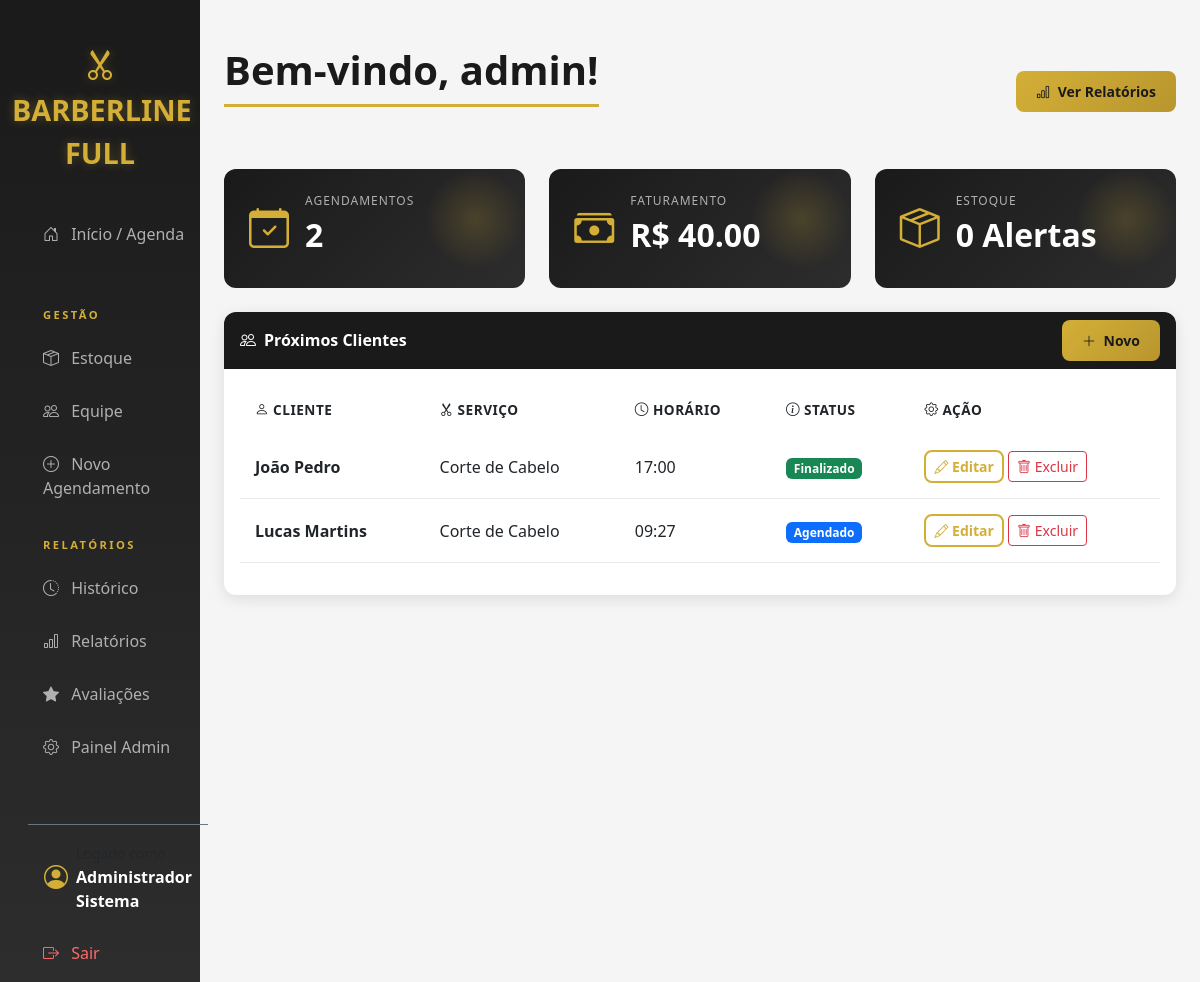
Screenshot of / (signed in) with the database file from the repository.
### usuarios/models.py (models this page shows, shortened)
class Usuario(AbstractUser):
    class Tipo(models.TextChoices):
        ADMIN = 'ADMIN', 'Administrador'
        BARBEIRO = 'BARBEIRO', 'Barbeiro'
        CLIENTE = 'CLIENTE', 'Cliente'
    tipo = models.CharField(
        max_length=20,
        choices=Tipo.choices,
        default=Tipo.CLIENTE
    )
    telefone = models.CharField(max_length=15, blank=True, null=True)

### agendamentos/models.py (models this page shows, shortened)
class Agendamento(models.Model):
    STATUS_CHOICES = [
        ('agendado', 'Agendado'),
        ('confirmado', 'Confirmado'),
        ('em_andamento', 'Em Andamento'),
        ('finalizado', 'Finalizado'),
        ('cancelado', 'Cancelado'),
    ]
    cliente = models.ForeignKey(
        settings.AUTH_USER_MODEL,
        on_delete=models.CASCADE,
        related_name='agendamentos_cliente'
    )
    barbeiro = models.ForeignKey(
        settings.AUTH_USER_MODEL,
        on_delete=models.CASCADE,
        related_name='agendamentos_barbeiro'
    )
    servico = models.ForeignKey(
        Servico,
        on_delete=models.CASCADE
    )
    data_hora = models.DateTimeField()
    status = models.CharField(
        max_length=20,
        choices=STATUS_CHOICES,
        default='agendado'
    )
    observacoes = models.TextField(blank=True, null=True)
    finalizado = models.BooleanField(default=False)

### core/models.py (models this page shows, shortened)
class Servico(models.Model):
    nome = models.CharField(max_length=100)
    descricao = models.TextField(blank=True, null=True)
    preco = models.DecimalField(max_digits=10, decimal_places=2)
    duracao_minutos = models.IntegerField(default=30)

### agendamentos/views.py (the view)
# urls.py: path('', dashboard_barbeiro, name='index'),
@login_required
def dashboard_barbeiro(request):
    agenda = Agendamento.objects.all().order_by('data_hora')
    total_agendamentos = agenda.count()
    faturamento = sum(item.servico.preco for item in agenda if item.finalizado)
    alertas_estoque = Produto.objects.filter(quantidade__lte=5).count()
    context = {
        'agenda': agenda,
        'total_agendamentos': total_agendamentos,
        'faturamento': faturamento,
        'alertas_estoque': alertas_estoque,
    }
    return render(request, 'dashboard.html', context)

### templates/dashboard.html (shortened to what this page needs)
{% extends 'base.html' %}
{% block content %}
<div class="d-flex justify-content-between flex-wrap flex-md-nowrap align-items-center pt-3 pb-2 mb-4">
    <h1 class="page-header">Bem-vindo, {{ user.username }}!</h1>
    <div class="btn-toolbar mb-2 mb-md-0">
        <a href="{% url 'relatorios' %}" class="btn btn-gold btn-sm">
            <i class="bi bi-bar-chart me-1"></i> Ver Relatórios
        </a>
    </div>
</div>
<div class="row mb-4">
    <div class="col-md-4">
        <div class="stat-card">
            <div class="d-flex align-items-center">
                <i class="bi bi-calendar-check stat-icon me-3"></i>
                <div>
                    <h6>Agendamentos</h6>
                    <h3>{{ total_agendamentos }}</h3>
                </div>
            </div>
        </div>
    </div>
    <div class="col-md-4">
        <div class="stat-card">
            <div class="d-flex align-items-center">
                <i class="bi bi-cash-stack stat-icon me-3"></i>
                <div>
                    <h6>Faturamento</h6>
                    <h3>R$ {{ faturamento }}</h3>
                </div>
            </div>
        </div>
    </div>
    <div class="col-md-4">
        <div class="stat-card">
            <div class="d-flex align-items-center">
                <i class="bi bi-box-seam stat-icon me-3"></i>
                <div>
                    <h6>Estoque</h6>
                    <h3>{{ alertas_estoque }} Alertas</h3>
                </div>
            </div>
        </div>
    </div>
</div>
<div class="card">
    <div class="card-header d-flex justify-content-between align-items-center">
        <span><i class="bi bi-people me-2"></i>Próximos Clientes</span>
        <a href="{% url 'novo_agendamento' %}" class="btn btn-gold btn-sm">
            <i class="bi bi-plus-lg me-1"></i> Novo
        </a>
    </div>
    <div class="card-body">
        <div class="table-responsive">
            <table class="table table-hover">
                <thead>
                    <tr>
                        <th><i class="bi bi-person me-1"></i>Cliente</th>
                        <th><i class="bi bi-scissors me-1"></i>Serviço</th>
                        <th><i class="bi bi-clock me-1"></i>Horário</th>
                        <th><i class="bi bi-info-circle me-1"></i>Status</th>
                        <th><i class="bi bi-gear me-1"></i>Ação</th>
                    </tr>
                </thead>
                <tbody>
                    {% for item in agenda %}
                    <tr>
                        <td><strong>{{ item.cliente.first_name }} {{ item.cliente.last_name }}</strong></td>
                        <td>{{ item.servico.nome }}</td>
                        <td>{{ item.data_hora|date:"H:i" }}</td>
                        <td>
                            <span class="badge
                                {% if item.status == 'agendado' %}bg-primary
                                {% elif item.status == 'confirmado' %}bg-info
                                {% elif item.status == 'em_andamento' %}bg-warning
                                {% elif item.status == 'finalizado' %}bg-success
                                {% elif item.status == 'cancelado' %}bg-danger{% endif %}">
                                {{ item.get_status_display }}
                            </span>
                        </td>
                        <td>
                            <a href="{% url 'editar_agendamento' item.id %}" class="btn btn-sm btn-outline-gold">
                                <i class="bi bi-pencil"></i> Editar
                            </a>
                            <a href="{% url 'excluir_agendamento' item.id %}" class="btn btn-sm btn-outline-danger" onclick="return confirm('Tem certeza que deseja excluir este agendamento?')">
                                <i class="bi bi-trash"></i> Excluir
                            </a>
                        </td>
                    </tr>
                    {% endfor %}
                </tbody>
            </table>
        </div>
    </div>
</div>
{% endblock %}

### templates/base.html (shortened to what this page needs)
<!DOCTYPE html>
<html lang="pt-br">
<head>
    <link href="https://cdn.jsdelivr.net/npm/bootstrap@5.3.0/dist/css/bootstrap.min.css" rel="stylesheet">
    <link rel="stylesheet" href="https://cdn.jsdelivr.net/npm/bootstrap-icons@1.11.0/font/bootstrap-icons.css">
</head>
<body>
    <div class="container-fluid">
        <div class="row">
            <nav class="col-md-3 col-lg-2 d-md-block sidebar collapse show">
                <div class="position-sticky">
                    <div class="brand mb-3">
                        <i class="bi bi-scissors"></i><br>
                        BARBERLINE FULL
                    </div>
                    <div class="nav flex-column px-3">
                        <a href="{% url 'dashboard' %}" class="nav-link {% if request.resolver_match.url_name == 'dashboard' %}active{% endif %}">
                            <i class="bi bi-house-door me-2"></i> Início / Agenda
                        </a>
                        {% if user.tipo == 'ADMIN' or user.is_staff %}
                            <div class="sidebar-heading">Gestão</div>
                            <a href="{% url 'estoque' %}" class="nav-link {% if request.resolver_match.url_name == 'estoque' %}active{% endif %}">
                                <i class="bi bi-box-seam me-2"></i> Estoque
                            </a>
                            <a href="{% url 'equipe' %}" class="nav-link {% if request.resolver_match.url_name == 'equipe' %}active{% endif %}">
                                <i class="bi bi-people me-2"></i> Equipe
                            </a>
                            <a href="{% url 'novo_agendamento' %}" class="nav-link">
                                <i class="bi bi-plus-circle me-2"></i> Novo Agendamento
                            </a>
                            <div class="sidebar-heading">Relatórios</div>
                            <a href="{% url 'historico' %}" class="nav-link {% if request.resolver_match.url_name == 'historico' %}active{% endif %}">
                                <i class="bi bi-clock-history me-2"></i> Histórico
                            </a>
                            <a href="{% url 'relatorios' %}" class="nav-link {% if request.resolver_match.url_name == 'relatorios' %}active{% endif %}">
                                <i class="bi bi-bar-chart me-2"></i> Relatórios
                            </a>
                            <a href="{% url 'avaliacoes' %}" class="nav-link {% if request.resolver_match.url_name == 'avaliacoes' or request.resolver_match.url_name == 'nova_avaliacao' %}active{% endif %}">
                                <i class="bi bi-star-fill me-2"></i> Avaliações
                            </a>
                            <a href="{% url 'painel_admin' %}" class="nav-link {% if request.resolver_match.url_name == 'painel_admin' %}active{% endif %}">
                                <i class="bi bi-gear me-2"></i> Painel Admin
                            </a>
                        {% endif %}
                        <div class="mt-4 pt-3 border-top border-secondary">
                            <div class="d-flex align-items-center px-3 mb-3">
                                <i class="bi bi-person-circle fs-4 icon-gold me-2"></i>
                                <div>
                                    <small class="text-muted">Logado como</small>
                                    <div class="fw-bold">{{ user.first_name }} {{ user.last_name }}</div>
                                </div>
                            </div>
                            <form method="post" action="{% url 'logout' %}" style="display:inline;">
                                <button type="submit" class="nav-link logout-btn" style="background:none; border:none; cursor:pointer; width:100%; text-align:left;">
                                    <i class="bi bi-box-arrow-right me-2"></i> Sair
                                </button>
                            </form>
                        </div>
                    </div>
                </div>
            </nav>
            <main class="col-md-9 ms-sm-auto col-lg-10 px-md-4 main-content">
                {% block content %}{% endblock %}
            </main>
        </div>
    </div>
</body>
</html>

### templates/base.html (style rules this page uses)
:root { --primary-black: #1a1a1a; --secondary-black: #2d2d2d; --dark-gray: #404040; --light-gray: #f5f5f5; --white: #ffffff; --gold: #d4af37; --gold-light: #e8c547; --gold-dark: #b8962e; }
body { background-color: var(--light-gray); font-family: 'Segoe UI', Tahoma, Geneva, Verdana, sans-serif; }
.sidebar { min-height: 100vh; background: linear-gradient(180deg, var(--primary-black) 0%, var(--secondary-black) 100%); color: var(--white); padding-top: 20px; box-shadow: 4px 0 15px rgba(0,0,0,0.3); }
.nav-link { color: #b0b0b0; margin-bottom: 5px; transition: all 0.3s ease; border-radius: 8px; padding: 12px 15px; font-weight: 500; }
.sidebar-heading { font-size: 0.7rem; text-transform: uppercase; letter-spacing: .15rem; color: var(--gold); padding: 20px 15px 10px; font-weight: 600; }
.brand { color: var(--gold); font-size: 1.8rem; font-weight: 700; text-align: center; padding: 20px 0; text-shadow: 0 0 10px rgba(212, 175, 55, 0.3); }
.brand i { font-size: 2rem; }
.card { border: none; border-radius: 12px; box-shadow: 0 4px 15px rgba(0,0,0,0.1); transition: transform 0.3s ease, box-shadow 0.3s ease; }
.card-header { background: var(--primary-black); color: var(--white); border-radius: 12px 12px 0 0 !important; font-weight: 600; border: none; }
.btn-gold { background: linear-gradient(135deg, var(--gold) 0%, var(--gold-dark) 100%); color: var(--primary-black); border: none; font-weight: 600; padding: 10px 20px; border-radius: 8px; transition: all 0.3s ease; }
.btn-outline-gold { border: 2px solid var(--gold); color: var(--gold); background: transparent; font-weight: 600; border-radius: 8px; transition: all 0.3s ease; }
.table thead { background: var(--primary-black); color: var(--white); }
.table th { border: none; padding: 15px; font-weight: 600; text-transform: uppercase; font-size: 0.85rem; letter-spacing: 0.5px; }
.table td { padding: 15px; vertical-align: middle; border-color: #e8e8e8; }
.icon-gold { color: var(--gold); }
h1, h2, h3, h4, h5 { color: var(--primary-black); font-weight: 700; }
.page-header { color: var(--primary-black); border-bottom: 3px solid var(--gold); padding-bottom: 10px; margin-bottom: 30px; }
.stat-card { background: linear-gradient(135deg, var(--primary-black) 0%, var(--secondary-black) 100%); color: var(--white); border-radius: 12px; padding: 25px; position: relative; overflow: hidden; }
.stat-card::before { content: ''; position: absolute; top: 0; right: 0; width: 100px; height: 100px; background: radial-gradient(circle, rgba(212,175,55,0.2) 0%, transparent 70%); }
.stat-card .stat-icon { font-size: 2.5rem; color: var(--gold); }
.stat-card h3 { color: var(--white); font-size: 2rem; font-weight: 700; }
.stat-card h6 { color: #b0b0b0; text-transform: uppercase; font-size: 0.75rem; letter-spacing: 1px; }
.logout-btn { color: #ff6b6b !important; }
.main-content { padding: 30px; background: var(--light-gray); min-height: 100vh; }

### rows the page displays
Usuario: first_name "Administrador", last_name "Sistema", username "admin"
Agendamento: cliente.first_name "João", cliente.last_name "Pedro", servico.nome "Corte de Cabelo", data_hora "17:00", status "Finalizado"
Agendamento: cliente.first_name "Lucas", cliente.last_name "Martins", servico.nome "Corte de Cabelo", data_hora "09:27", status "Agendado"

### other values shown
{{ total_agendamentos }} "2"
{{ faturamento }} "40.00"
{{ alertas_estoque }} "0"
